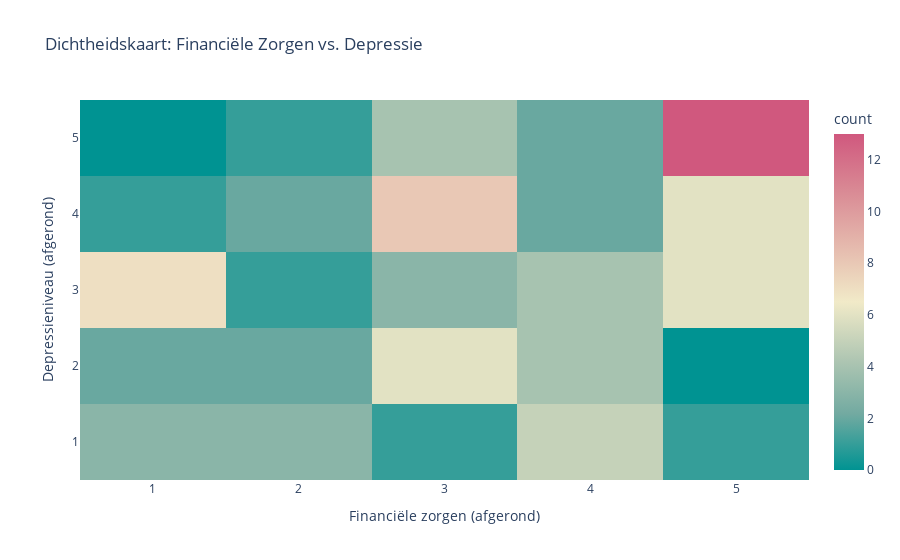

The cell this chart's notebook holds for it:
### Markdown cell above
## Financiële zorgen

### Code cell
import pandas as pd
import plotly.express as px
import os
import kagglehub

# Dataset ophalen
path = kagglehub.dataset_download("abdullahashfaqvirk/student-mental-health-survey")
csv_path = os.path.join(path, "MentalHealthSurvey.csv")
df = pd.read_csv(csv_path)

# Kolommen numeriek maken
df["financial_concerns"] = pd.to_numeric(df["financial_concerns"], errors="coerce")
df["depression"] = pd.to_numeric(df["depression"], errors="coerce")

# Verwijder missende data
df = df.dropna(subset=["financial_concerns", "depression"])

# Rond waardes af naar hele getallen
df["financial_rounded"] = df["financial_concerns"].round(0).astype(int)
df["depression_rounded"] = df["depression"].round(0).astype(int)

# Maak heatmap
fig = px.density_heatmap(
    df,
    x="financial_rounded",
    y="depression_rounded",
    title="Dichtheidskaart: Financiële Zorgen vs. Depressie",
    labels={
        "financial_rounded": "Financiële zorgen (afgerond)",
        "depression_rounded": "Depressieniveau (afgerond)"
    },
    template="plotly_white",
    color_continuous_scale="tealrose"
)

# Hele getallen op assen, zonder tussenruimte
fig.update_xaxes(
    tickmode="linear",
    dtick=1
)
fig.update_yaxes(
    tickmode="linear",
    dtick=1
)
fig.update_traces(xgap=0, ygap=0)  # Verwijder ruimte tussen blokken

fig.show()

### Figure 1 — Plotly figure (JSON) as saved in the notebook; plotly's stock layout.template omitted (floating-point values rounded to 4 significant figures)
{"data": [{"coloraxis": "coloraxis", "hovertemplate": "Financiële zorgen (afgerond)=%{x}<br>Depressieniveau (afgerond)=%{y}<br>count=%{z}<extra></extra>", "name": "", "type": "histogram2d", "x": [4, 1, 3, 4, 2, 3, 5, 5, 4, 5, 1, 4, 5, 5, 3, 4, 3, 3, 3, 5, 2, 2, 3, 5, 1, 5, 1, 5, 4, 3, 1, 5, 2, 3, 5, 5, 5, 2, 5, 1, 4, 5, 2, 1, 3, 4, 4, 1, 5, 5, 4, 1, 3, 2, 5, 3, 3, 5, 1, 1, 2, 4, 3, 3, 5, 5, 1, 3, 5, 4, 4, 4, 4, 3, 2, 5, 5, 3, 5, 3, 3, 1, 4, 5, 4, 3, 3], "xaxis": "x", "xbingroup": "x", "xgap": 0, "y": [2, 3, 2, 5, 5, 5, 5, 3, 3, 5, 3, 2, 4, 5, 4, 1, 3, 2, 4, 5, 1, 4, 4, 5, 3, 4, 3, 5, 3, 5, 1, 3, 4, 4, 5, 4, 4, 1, 5, 3, 1, 5, 3, 1, 2, 3, 5, 3, 3, 1, 2, 4, 3, 2, 3, 1, 4, 3, 1, 2, 2, 1, 4, 4, 5, 4, 3, 2, 3, 1, 4, 3, 4, 5, 1, 5, 4, 2, 5, 5, 4, 2, 2, 5, 1, 3, 2], "yaxis": "y", "ybingroup": "y", "ygap": 0}], "layout": {"coloraxis": {"colorbar": {"title": {"text": "count"}}, "colorscale": [[0, "rgb(0, 147, 146)"], [0.1667, "rgb(114, 170, 161)"], [0.3333, "rgb(177, 199, 179)"], [0.5, "rgb(241, 234, 200)"], [0.6667, "rgb(229, 185, 173)"], [0.8333, "rgb(217, 137, 148)"], [1, "rgb(208, 88, 126)"]]}, "legend": {"tracegroupgap": 0}, "title": {"text": "Dichtheidskaart: Financiële Zorgen vs. Depressie"}, "xaxis": {"anchor": "y", "domain": [0, 1], "dtick": 1, "tickmode": "linear", "title": {"text": "Financiële zorgen (afgerond)"}}, "yaxis": {"anchor": "x", "domain": [0, 1], "dtick": 1, "tickmode": "linear", "title": {"text": "Depressieniveau (afgerond)"}}}}
